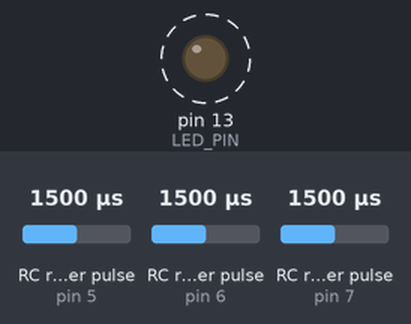
Simulated run of this sketch. Board: Arduino Uno, built with avr-gcc and run on an emulated ATmega328P. Parts: output pins drawn as LEDs (lit = HIGH). Wiring (inferred from the names in the program): 3 × RC receiver channel: data pin 5 / data pin 6 / data pin 7. Dashed ring = blinking. The test bench sets the inputs (shaded band); at power-on: RC receiver pulse (sensors on pin 5, pin 6, pin 7) 1500 µs. What the sketch prints to the serial monitor is not drawn.

Above: at 0.28 s.
Timing chart, 0 to 3.0 s (numbered marks = the images above):
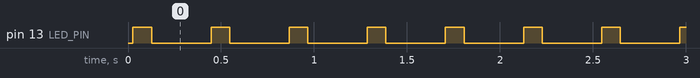

Measured:
- by itself, pin 13 (LED_PIN): alternates HIGH for 0.10 s and LOW for 0.32 s

The sketch:

RC_read.ino
```cpp
// (licence header left out)
int LED_PIN = 13;      // select the pin for the LED
int DELAY_LOOP = 300;  // variable to store the value coming from the sensor
int DELAY_LED = 100;  // variable to store the value coming from the sensor

int CH1 = 5;
int CH2 = 6;
int CH3 = 7;

int TIMEOUT = 25000;

unsigned long ch1; // Here's where we'll keep our channel values
unsigned long ch2;
unsigned long ch3;

void setup() {

  pinMode(LED_PIN, OUTPUT);

  pinMode(CH1, INPUT); // Set our input pins as such
  pinMode(CH2, INPUT);
  pinMode(CH3, INPUT);

  Serial.begin(9600); // Pour a bowl of Serial

}

void loop() {

  ch1 = pulseIn(CH1, HIGH, TIMEOUT); // Read the pulse width of
  ch2 = pulseIn(CH2, HIGH, TIMEOUT); // each channel
  ch3 = pulseIn(CH3, HIGH, TIMEOUT);

  Serial.print("Channel 1:"); // Print the value of
  Serial.println(ch1);        // each channel

  Serial.print("Channel 2:");
  Serial.println(ch2);

  Serial.print("Channel 3:");
  Serial.println(ch3);

  digitalWrite(LED_PIN, HIGH);
  delay(DELAY_LED);
  digitalWrite(LED_PIN, LOW);

  delay(DELAY_LOOP);
}
```
